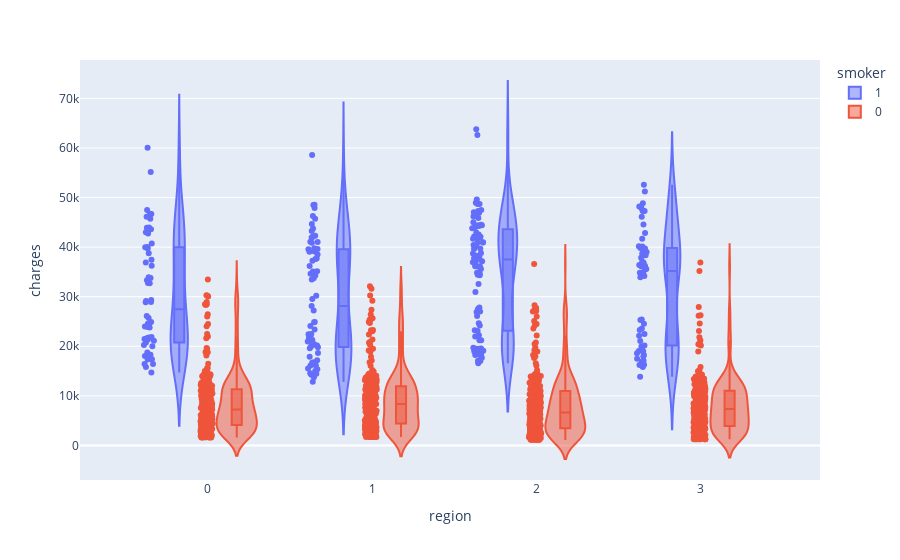

Write notebook code for a chart like this one.
### Markdown cell above
Observation : Regression line for smokers has a much steeper slope, relative to the line for nonsmokers

### Code cell
fig = px.violin(
    insuranceCopy, y="charges", x="region", color="smoker", box=True, points="all", hover_data=insuranceCopy.columns
)
plt.savefig('./VisualResults/EDA/multivariate/charge_region_smoker.png')
fig.show()

### Figure 1 — Plotly figure (JSON) as saved in the notebook; plotly's stock layout.template omitted (floating-point values rounded to 4 significant figures; data arrays with more than 128 entries replaced by an {"elided": "..."} marker saying what was removed)
{"data": [{"alignmentgroup": "True", "box": {"visible": true}, "customdata": {"elided": "274x5 float values"}, "hovertemplate": "smoker=%{customdata[4]}<br>region=%{x}<br>charges=%{y}<br>age=%{customdata[0]}<br>sex=%{customdata[1]}<br>bmi=%{customdata[2]}<br>children=%{customdata[3]}<extra></extra>", "legendgroup": "1", "marker": {"color": "#636efa"}, "name": "1", "offsetgroup": "1", "orientation": "v", "points": "all", "scalegroup": "True", "showlegend": true, "type": "violin", "x": {"elided": "274 int values"}, "x0": " ", "xaxis": "x", "y": {"elided": "274 float values"}, "y0": " ", "yaxis": "y"}, {"alignmentgroup": "True", "box": {"visible": true}, "customdata": {"elided": "1064x5 float values"}, "hovertemplate": "smoker=%{customdata[4]}<br>region=%{x}<br>charges=%{y}<br>age=%{customdata[0]}<br>sex=%{customdata[1]}<br>bmi=%{customdata[2]}<br>children=%{customdata[3]}<extra></extra>", "legendgroup": "0", "marker": {"color": "#EF553B"}, "name": "0", "offsetgroup": "0", "orientation": "v", "points": "all", "scalegroup": "True", "showlegend": true, "type": "violin", "x": {"elided": "1064 int values"}, "x0": " ", "xaxis": "x", "y": {"elided": "1064 float values"}, "y0": " ", "yaxis": "y"}], "layout": {"legend": {"title": {"text": "smoker"}, "tracegroupgap": 0}, "margin": {"t": 60}, "violinmode": "group", "xaxis": {"anchor": "y", "domain": [0, 1], "title": {"text": "region"}}, "yaxis": {"anchor": "x", "domain": [0, 1], "title": {"text": "charges"}}}}
